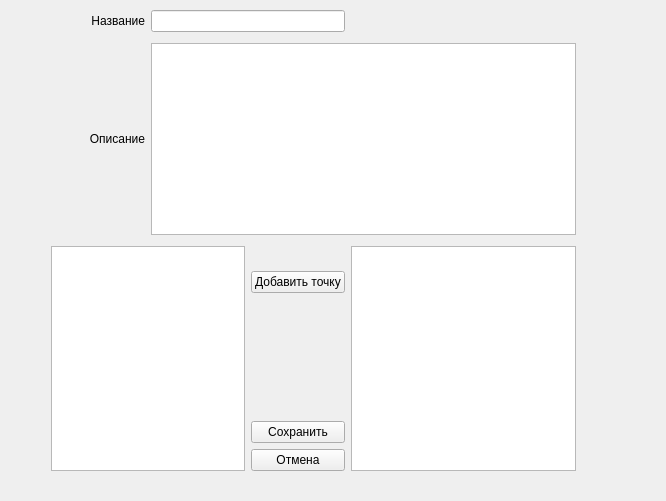
<?xml version="1.0" encoding="UTF-8"?>
<ui version="4.0">
 <class>create_route_widget</class>
 <widget class="QWidget" name="create_route_widget">
  <property name="geometry">
   <rect>
    <x>0</x>
    <y>0</y>
    <width>666</width>
    <height>501</height>
   </rect>
  </property>
  <property name="windowTitle">
   <string>Form</string>
  </property>
  <widget class="QWidget" name="layoutWidget">
   <property name="geometry">
    <rect>
     <x>20</x>
     <y>10</y>
     <width>561</width>
     <height>461</height>
    </rect>
   </property>
   <layout class="QGridLayout" name="create_route_widget_layout">
    <item row="5" column="6" rowspan="5">
     <widget class="QGraphicsView" name="mapView">
      <property name="sizePolicy">
       <sizepolicy hsizetype="Expanding" vsizetype="MinimumExpanding">
        <horstretch>0</horstretch>
        <verstretch>0</verstretch>
       </sizepolicy>
      </property>
     </widget>
    </item>
    <item row="2" column="1" colspan="2">
     <widget class="QLabel" name="descriptionLabel">
      <property name="sizePolicy">
       <sizepolicy hsizetype="Preferred" vsizetype="Maximum">
        <horstretch>0</horstretch>
        <verstretch>0</verstretch>
       </sizepolicy>
      </property>
      <property name="frameShape">
       <enum>QFrame::Shape::NoFrame</enum>
      </property>
      <property name="text">
       <string>Описание</string>
      </property>
      <property name="alignment">
       <set>Qt::AlignmentFlag::AlignRight|Qt::AlignmentFlag::AlignTrailing|Qt::AlignmentFlag::AlignVCenter</set>
      </property>
     </widget>
    </item>
    <item row="3" column="3" colspan="4">
     <spacer name="verticalSpacer_2">
      <property name="orientation">
       <enum>Qt::Orientation::Vertical</enum>
      </property>
      <property name="sizeType">
       <enum>QSizePolicy::Policy::Fixed</enum>
      </property>
      <property name="sizeHint" stdset="0">
       <size>
        <width>20</width>
        <height>5</height>
       </size>
      </property>
     </spacer>
    </item>
    <item row="1" column="3" colspan="4">
     <spacer name="verticalSpacer">
      <property name="orientation">
       <enum>Qt::Orientation::Vertical</enum>
      </property>
      <property name="sizeType">
       <enum>QSizePolicy::Policy::Fixed</enum>
      </property>
      <property name="sizeHint" stdset="0">
       <size>
        <width>20</width>
        <height>5</height>
       </size>
      </property>
     </spacer>
    </item>
    <item row="2" column="3" colspan="4">
     <widget class="QTextEdit" name="descriptionEdit">
      <property name="sizePolicy">
       <sizepolicy hsizetype="Expanding" vsizetype="Maximum">
        <horstretch>0</horstretch>
        <verstretch>0</verstretch>
       </sizepolicy>
      </property>
     </widget>
    </item>
    <item row="5" column="1">
     <spacer name="horizontalSpacer_3">
      <property name="orientation">
       <enum>Qt::Orientation::Horizontal</enum>
      </property>
      <property name="sizeType">
       <enum>QSizePolicy::Policy::Fixed</enum>
      </property>
      <property name="sizeHint" stdset="0">
       <size>
        <width>20</width>
        <height>20</height>
       </size>
      </property>
     </spacer>
    </item>
    <item row="2" column="7">
     <spacer name="horizontalSpacer">
      <property name="orientation">
       <enum>Qt::Orientation::Horizontal</enum>
      </property>
      <property name="sizeType">
       <enum>QSizePolicy::Policy::Fixed</enum>
      </property>
      <property name="sizeHint" stdset="0">
       <size>
        <width>5</width>
        <height>5</height>
       </size>
      </property>
     </spacer>
    </item>
    <item row="0" column="1" colspan="2">
     <widget class="QLabel" name="titleLabel">
      <property name="text">
       <string>Название</string>
      </property>
      <property name="alignment">
       <set>Qt::AlignmentFlag::AlignRight|Qt::AlignmentFlag::AlignTrailing|Qt::AlignmentFlag::AlignVCenter</set>
      </property>
     </widget>
    </item>
    <item row="7" column="5">
     <spacer name="verticalSpacer_3">
      <property name="orientation">
       <enum>Qt::Orientation::Vertical</enum>
      </property>
      <property name="sizeType">
       <enum>QSizePolicy::Policy::Fixed</enum>
      </property>
      <property name="sizeHint" stdset="0">
       <size>
        <width>20</width>
        <height>90</height>
       </size>
      </property>
     </spacer>
    </item>
    <item row="0" column="3" colspan="3">
     <widget class="QLineEdit" name="titleEdit"/>
    </item>
    <item row="7" column="4">
     <spacer name="horizontalSpacer_2">
      <property name="orientation">
       <enum>Qt::Orientation::Horizontal</enum>
      </property>
      <property name="sizeHint" stdset="0">
       <size>
        <width>40</width>
        <height>20</height>
       </size>
      </property>
     </spacer>
    </item>
    <item row="5" column="4" rowspan="2" colspan="2">
     <widget class="QPushButton" name="addPointButton">
      <property name="text">
       <string>Добавить точку</string>
      </property>
     </widget>
    </item>
    <item row="8" column="4" colspan="2">
     <widget class="QPushButton" name="saveButton">
      <property name="text">
       <string>Сохранить</string>
      </property>
     </widget>
    </item>
    <item row="9" column="4" colspan="2">
     <widget class="QPushButton" name="cancelButton">
      <property name="text">
       <string>Отмена</string>
      </property>
     </widget>
    </item>
    <item row="5" column="2" rowspan="5" colspan="2">
     <widget class="QListWidget" name="routePointsList">
      <property name="sizePolicy">
       <sizepolicy hsizetype="Maximum" vsizetype="Expanding">
        <horstretch>0</horstretch>
        <verstretch>0</verstretch>
       </sizepolicy>
      </property>
     </widget>
    </item>
   </layout>
  </widget>
 </widget>
 <resources/>
 <connections/>
</ui>
